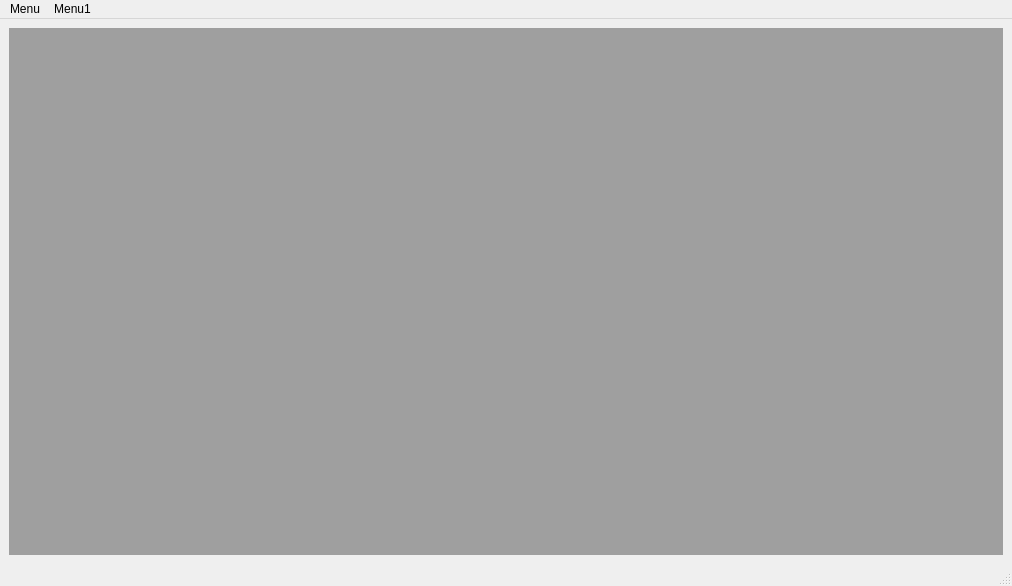
<?xml version="1.0" encoding="UTF-8"?>
<ui version="4.0">
 <class>MainWindowMdi</class>
 <widget class="QMainWindow" name="MainWindowMdi">
  <property name="geometry">
   <rect>
    <x>0</x>
    <y>0</y>
    <width>1012</width>
    <height>586</height>
   </rect>
  </property>
  <property name="windowTitle">
   <string>MainWindow</string>
  </property>
  <widget class="QWidget" name="centralwidget">
   <layout class="QGridLayout" name="gridLayout">
    <item row="0" column="0">
     <widget class="QMdiArea" name="mdiArea">
      <property name="viewMode">
       <enum>QMdiArea::TabbedView</enum>
      </property>
      <property name="documentMode">
       <bool>true</bool>
      </property>
      <property name="tabsClosable">
       <bool>true</bool>
      </property>
      <property name="tabsMovable">
       <bool>true</bool>
      </property>
      <property name="tabShape">
       <enum>QTabWidget::Triangular</enum>
      </property>
     </widget>
    </item>
   </layout>
  </widget>
  <widget class="QMenuBar" name="menubar">
   <property name="geometry">
    <rect>
     <x>0</x>
     <y>0</y>
     <width>1012</width>
     <height>21</height>
    </rect>
   </property>
   <widget class="QMenu" name="menuMenu">
    <property name="title">
     <string>Menu</string>
    </property>
   </widget>
   <widget class="QMenu" name="menuMenu1">
    <property name="title">
     <string>Menu1</string>
    </property>
   </widget>
   <addaction name="menuMenu"/>
   <addaction name="menuMenu1"/>
  </widget>
  <widget class="QStatusBar" name="statusbar"/>
 </widget>
 <resources/>
 <connections/>
</ui>
